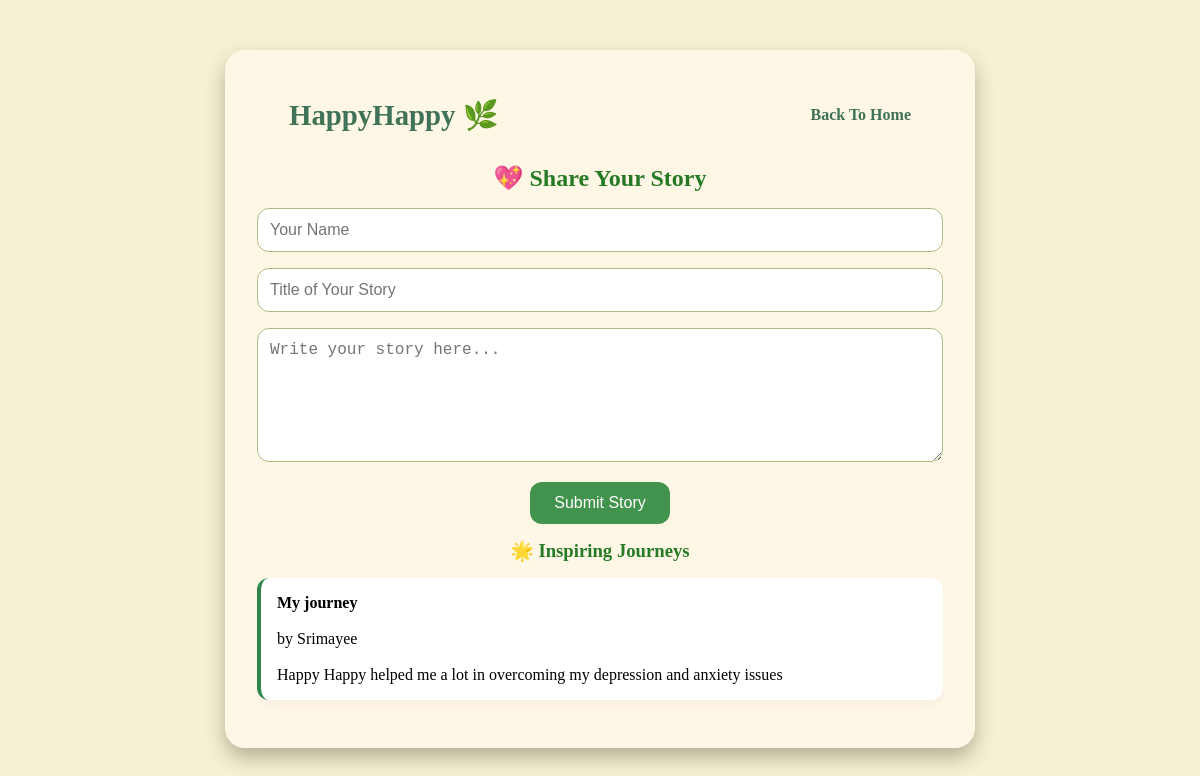
The page /Stories (signed in) on the database its author committed.
### tables this page shows
CREATE TABLE stories (
    id INTEGER PRIMARY KEY AUTOINCREMENT,
    username TEXT,
    name TEXT,
    title TEXT,
    story TEXT,
    timestamp TEXT
);

### app.py (the view, shortened to what this page needs)
@app.route('/Stories', methods=['GET', 'POST'])
def Stories():
    if 'username' not in session:
        return redirect(url_for('GetStarted'))
    conn = get_db_connection()
    cursor = conn.cursor()
    cursor.execute("SELECT name, title, story FROM stories ORDER BY timestamp DESC")
    all_stories = cursor.fetchall()
    return render_template('Stories.html', stories=all_stories)

### app.py (called while the page is built)
def get_db_connection():
    conn = sqlite3.connect(DATABASE)
    conn.row_factory = sqlite3.Row
    return conn

### templates/Stories.html (shortened to what this page needs)
<!DOCTYPE html>
<html lang="en">
<head>
    <link rel="stylesheet" href="/static/style3.css">
</head>
<body>
    <div class="story-container">
        <header>
            <h1 class="logo">HappyHappy 🌿</h1>
            <div id="nav">
                <ul>
                    <li><a href="{{ url_for('index') }}">Back To Home</a></li>
                </ul>
            </div>
        </header>
        <h2>💖 Share Your Story</h2>
        <form class="story-form" method="POST">
            <input type="text" name="name" placeholder="Your Name" required>
            <input type="text" name="title" placeholder="Title of Your Story" required>
            <textarea name="story" rows="6" placeholder="Write your story here..." required></textarea>
            <button type="submit">Submit Story</button>
        </form>
        <div class="stories-section">
            <h3>🌟 Inspiring Journeys</h3>
            {% for s in stories %}
            <div class="story-card">
                <h4>{{ s.title }}</h4>
                <br>
                <p>by {{ s.name }}</p>
                <br>
                <p>{{ s.story }}</p>
            </div>
            {% endfor %}
        </div>
    </div>
</body>
</html>

### static/style3.css (style rules this page uses)
* { margin: 0; padding: 0; box-sizing: border-box; }
body { background-color: rgb(247, 241, 211); }
header { display: flex; justify-content: space-between; align-items: center; background-color: #fff7e6; padding: 1rem 2rem; }
.logo { font-size: 1.8rem; font-weight: bold; color: #3f7257; }
#nav ul { display: flex; gap: 1.5rem; list-style: none; display: flex; justify-content: center; align-items: center; }
#nav a { text-decoration:none; color: #3f7257; font-weight: 600; }
.story-container { max-width: 750px; margin: auto; background-color: #fff7e6; border-radius: 20px; padding: 2rem; box-shadow: 0 10px 20px rgb(178, 178, 151); margin-bottom: 50px; margin-top: 50px; }
.story-container h2 { margin-bottom: 1rem; }
.story-container h2, .stories-section h3 { text-align: center; color: #257a25; margin-top: 1rem; }
.story-form input, .story-form textarea { width: 100%; margin-bottom: 1rem; padding: 0.75rem; border-radius: 12px; border: 1px solid #afbc83; background-color: #ffffff; font-size: 1rem; }
.story-form button { display: block; margin: 0 auto; padding: 0.75rem 1.5rem; background-color: #42934e; color: #fff; border: none; border-radius: 12px; font-size: 1rem; cursor: pointer; transition: background-color 0.3s ease; }
.story-card { background-color: #ffffff; border-left: 4px solid #2f884a; padding: 1rem; margin: 1rem 0; border-radius: 12px; box-shadow: 0 4px 10px rgba(180, 160, 200, 0.1); }

### rows shown on the page
stories: title "My journey", name "Srimayee", story "Happy Happy helped me a lot in overcoming my depression and anxiety issues"
